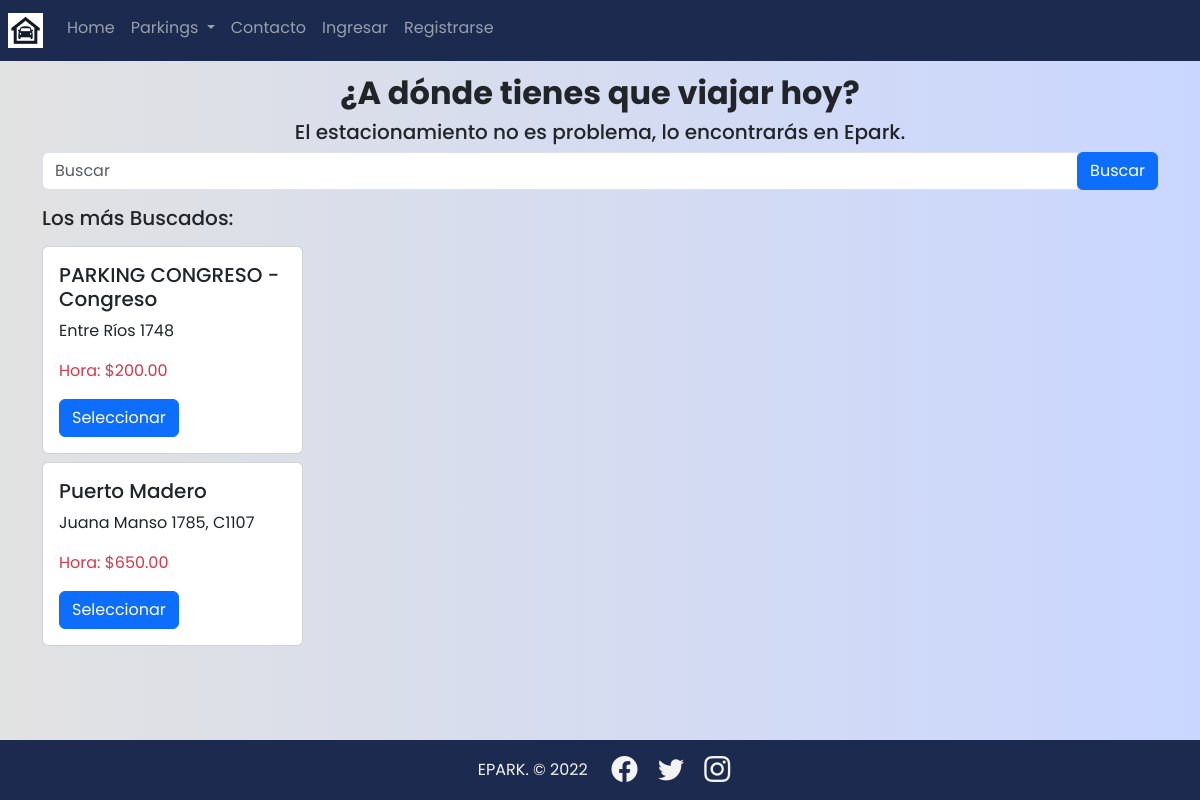
The page / on the database its author committed.
### parking/models.py (models this page shows, shortened)
class Parking(models.Model):
    title = models.CharField(max_length=50)
    owner_name = models.CharField(max_length=50)
    owner_surname = models.CharField(max_length=50)
    address_p  = models.TextField()
    price_hour = models.DecimalField(max_digits=10, decimal_places=2, default=0.0)
    price_day = models.DecimalField(max_digits=10, decimal_places=2, default=0.0)
    price_week = models.DecimalField(max_digits=10, decimal_places=2, default=0.0)
    price_month = models.DecimalField(max_digits=10, decimal_places=2, default=0.0)
    phone_p = models.CharField(max_length=20)
    mail_p = models.EmailField()
    country_p = models.CharField(max_length=30)
    city_p = models.CharField(max_length=30)
    slots =  models.IntegerField()
    url_map = models.CharField(max_length=500)
    avalaible = models.BooleanField(default=True)
    slug = models.SlugField(null=False, blank=False, unique=True)
    created_at = models.DateTimeField(auto_now_add=True)

### epark/views.py (the view)
# urls.py: path("", views.index, name='index'),
def index(request):
    parkings = Parking.objects.all()
    return render(request, 'index.html', {
        'parkings': parkings,
    })

### templates/index.html (shortened to what this page needs)
{% extends 'base.html' %}
{% load static %}
{% block content %}
<div class="col">
        <h4 class=m-2 style="font-size: 32px; text-align: center"> <b>¿A dónde tienes que viajar hoy?
                </b></h4>
        <h4 class=m-2 style="font-size: 20px; text-align: center">El estacionamiento no es problema, lo encontrarás en
                Epark.
        </h4>
</div>
<div class="container">
        {% include 'parking/snippets/search.html' %}
        <div class="row">
                <div class=" col-md-3 text-left">
                        <div class="mt-3 mb-3">
                                <p class="h5">Los más Buscados: </p>
                        </div>
                        <div class="mt-2">
                                {% for parking in parkings %}
                                {% if forloop.first %}
                                <div class="mt-2">
                                        {% include 'parking/snippets/parking.html' %}
                                </div>
                                {% endif %}
                                {% if forloop.last %}
                                <div class="mt-2 mb-5">
                                        {% include 'parking/snippets/parking.html' %}
                                </div>
                                {% endif %}
                                {% endfor %}
                        </div>
                </div>
                <div class="col col-map mt-5">
                        <div class="row">
                                <iframe src="https://www.google.com/maps/d/embed?mid=1LaLDtSY8-fL9pZVCNApe9QV61YgQh9s&hl=en&ehbc=2E312F" width="640" height="480" class="remove-top"></iframe>
                        </div>
                </div>
        </div>
</div>
{% endblock %}

### parking/templates/parking/snippets/parking.html
<div class="card h-100">
    <div class="col card-body">
        <h5 class="card-title">{{ parking.title }} </h5>
        <p class="card-ted">{{ parking.address_p }} </p>
        <p class="card-ted text-danger">Hora: ${{ parking.price_hour }} </p>
        <a href="{% url 'parking:parking' parking.slug %}"> <button  class="btn btn-primary">Seleccionar</button></a>
    </div>
</div>

### static/css/styles.css (style rules this page uses)
* { margin: 0; padding: 0; box-sizing: border-box; }
html { min-height: 100%; position: relative; }
body { font-family: 'Poppins', sans-serif; background: #C9D6FF; background: -webkit-linear-gradient(to right, #E2E2E2, #C9D6FF); background: linear-gradient(to right, #E2E2E2, #C9D6FF); }
div.col-map { overflow: hidden; }
iframe.remove-top { width: 100%; height: 450px; margin-top: -70px!important; }

### rows shown on the page
Parking: title "PARKING CONGRESO - Congreso", address_p "Entre Ríos 1748", price_hour "200.00"
Parking: title "Puerto Madero", address_p "Juana Manso 1785, C1107", price_hour "650.00"
